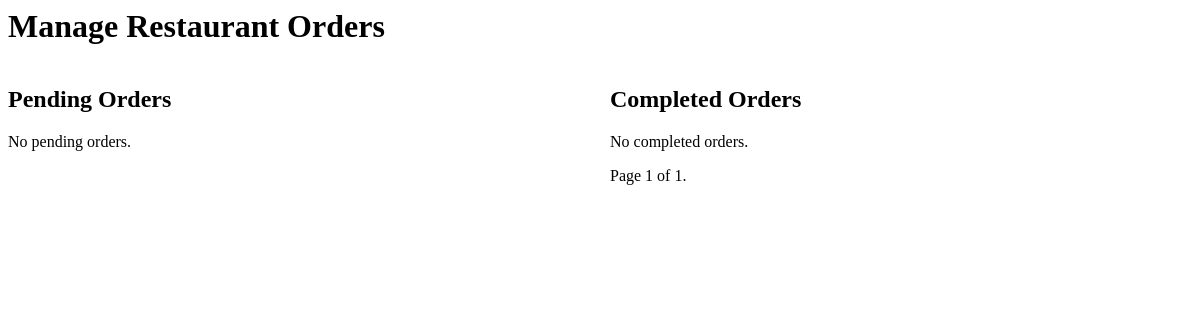
Before: /restaurant/restaurant/orders/ (signed in) with the older database file.
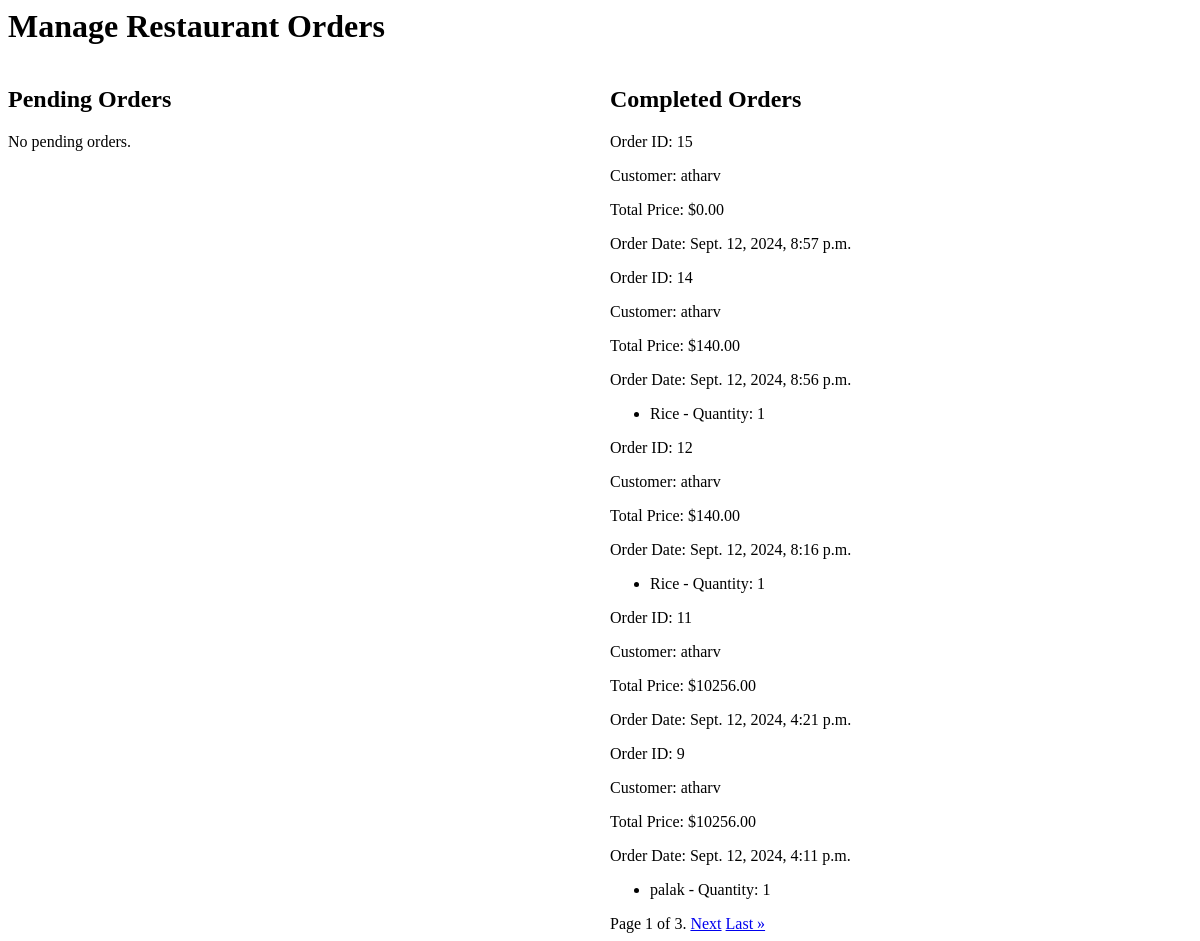
After: the same page with the newer database file.
### restaurant/models.py (models this page shows, shortened)
class RestaurantOrder(models.Model):
    customer = models.ForeignKey(settings.AUTH_USER_MODEL, on_delete=models.CASCADE)
    restaurant = models.ForeignKey(Restaurant, on_delete=models.CASCADE)
    items = models.ManyToManyField(MenuItem, through='OrderItem')
    total_price = models.DecimalField(max_digits=10, decimal_places=2, default=0.00)
    order_date = models.DateTimeField(auto_now_add=True)
    status = models.CharField(max_length=20, default='Pending')  # e.g., Pending, Completed

class OrderItem(models.Model):
    order = models.ForeignKey(RestaurantOrder, on_delete=models.CASCADE)
    menu_item = models.ForeignKey(MenuItem, on_delete=models.CASCADE)
    quantity = models.PositiveIntegerField()
    price = models.DecimalField(max_digits=10, decimal_places=2)

class MenuItem(models.Model):
    restaurant = models.ForeignKey('Restaurant', on_delete=models.CASCADE, related_name='menu_items')
    name = models.CharField(max_length=255)
    description = models.TextField(null=True, blank=True)
    price = models.DecimalField(max_digits=10, decimal_places=2)
    is_veg = models.BooleanField(default=True)
    category = models.CharField(max_length=100, default='general')

### users/models.py (models this page shows)
class CustomUser(AbstractUser):
    ROLE_CHOICES = [
        ('admin', 'Admin'),
        ('customer', 'Customer'),
        ('restaurant_owner', 'Restaurant Owner'),
        ('grocery_owner', 'Grocery Store Owner'),
    ]
    role = models.CharField(max_length=20, choices=ROLE_CHOICES)
    gold_member = models.BooleanField(default=False)
    profile_picture = models.ImageField(upload_to='profile_pics/', blank=True, null=True)
    phone = models.CharField(max_length=15, blank=True, null=True)
    address = models.TextField(blank=True, null=True)

### restaurant/views.py (the view, shortened to what this page needs)
# urls.py: path('restaurant/orders/', views.manage_restaurant_orders, name='manage_restaurant_orders'),
def manage_restaurant_orders(request):
    restaurant = get_object_or_404(Restaurant, owner=request.user)
    pending_orders = RestaurantOrder.objects.filter(restaurant=restaurant, status='Pending')
    completed_orders = RestaurantOrder.objects.filter(restaurant=restaurant, status='Completed').order_by('-order_date')
    pending_order_items = [(order, OrderItem.objects.filter(order=order)) for order in pending_orders]
    paginator = Paginator(completed_orders, 5)  # Show 5 completed orders per page
    page_number = request.GET.get('page')  # Get the page number from the URL
    completed_orders_page = paginator.get_page(page_number)  # Get the orders for the current page
    completed_order_items = [(order, OrderItem.objects.filter(order=order)) for order in completed_orders_page]
    context = {
        'pending_orders': pending_order_items,
        'completed_orders': completed_order_items,
        'completed_orders_page': completed_orders_page,
    }
    return render(request, 'restaurant/manage_restaurant_orders.html', context)

### restaurant/templates/restaurant/manage_restaurant_orders.html (shortened to what this page needs)
<h1>Manage Restaurant Orders</h1>
<div style="display: flex;">
    <div style="flex: 1; padding-right: 20px;">
        <h2>Pending Orders</h2>
        {% for order, items in pending_orders %}
            <div>
                <p>Order ID: {{ order.id }}</p>
                <p>Customer: {{ order.customer.username }}</p>
                <p>Total Price: ${{ order.total_price }}</p>
                <p>Order Date: {{ order.order_date }}</p>
                <ul>
                    {% for item in items %}
                    <li>{{ item.menu_item.name }} - Quantity: {{ item.quantity }}</li>
                    {% endfor %}
                </ul>
                <form method="POST" action="{% url 'manage_restaurant_orders' %}">
                    {% csrf_token %}
                    <input type="hidden" name="order_id" value="{{ order.id }}">
                    <button type="submit" name="action" value="accept">Accept</button>
                    <button type="submit" name="action" value="reject">Reject</button>
                </form>
            </div>
        {% empty %}
            <p>No pending orders.</p>
        {% endfor %}
    </div>
    <div style="flex: 1;">
        <h2>Completed Orders</h2>
        {% for order, items in completed_orders %}
            <div>
                <p>Order ID: {{ order.id }}</p>
                <p>Customer: {{ order.customer.username }}</p>
                <p>Total Price: ${{ order.total_price }}</p>
                <p>Order Date: {{ order.order_date }}</p>
                <ul>
                    {% for item in items %}
                        <li>{{ item.menu_item.name }} - Quantity: {{ item.quantity }}</li>
                    {% endfor %}
                </ul>
            </div>
        {% empty %}
            <p>No completed orders.</p>
        {% endfor %}
        <div class="pagination">
            <span class="step-links">
                <span class="current">
                    Page {{ completed_orders_page.number }} of {{ completed_orders_page.paginator.num_pages }}.
                </span>
                {% if completed_orders_page.has_next %}
                    <a href="?page={{ completed_orders_page.next_page_number }}">Next</a>
                    <a href="?page={{ completed_orders_page.paginator.num_pages }}">Last &raquo;</a>
                {% endif %}
            </span>
        </div>
    </div>
</div>

Changed rows visible on the page:
added RestaurantOrder: id "15", customer.username "atharv", total_price "0.00", order_date "Sept. 12, 2024, 8:57 p.m."
added RestaurantOrder: id "14", customer.username "atharv", total_price "140.00", order_date "Sept. 12, 2024, 8:56 p.m."
added OrderItem: menu_item.name "Rice", quantity "1", shown under "14"
added RestaurantOrder: id "12", customer.username "atharv", total_price "140.00", order_date "Sept. 12, 2024, 8:16 p.m."
added OrderItem: menu_item.name "Rice", quantity "1", shown under "12"
added RestaurantOrder: id "11", customer.username "atharv", total_price "10256.00", order_date "Sept. 12, 2024, 4:21 p.m."
added RestaurantOrder: id "9", customer.username "atharv", total_price "10256.00", order_date "Sept. 12, 2024, 4:11 p.m."
added OrderItem: menu_item.name "palak", quantity "1", shown under "9"
Other visible differences:
{{ completed_orders_page.paginator.num_pages }}: "1" → "3"
text no longer shown: "No completed orders."
text now shown: "Next Last »"
